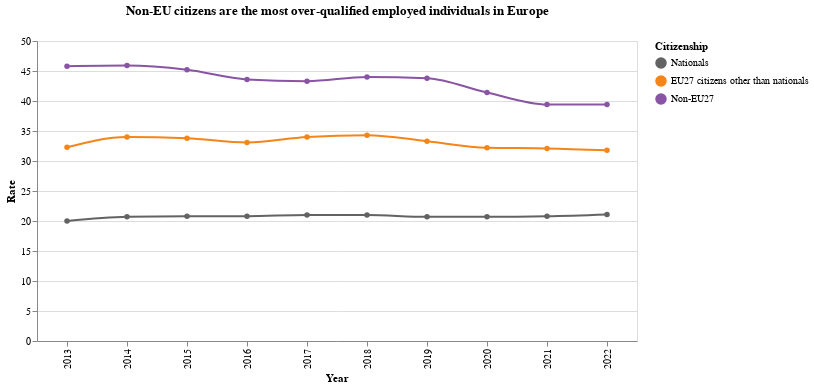

Here is the notebook cell this chart was saved with:
### Code cell
overquali_total = overquali[overquali['Type'] == 'Total']
dom= ['Nationals ','EU27 citizens other than nationals', 'Non-EU27']
rng= ['#636363','#F48518','#8A54A5']
alt.Chart(overquali_total).mark_line(interpolate='monotone', point = True).encode(
    x="Year:O",
    y="Rate:Q",
    color = alt.Color('Citizenship', scale=alt.Scale(domain=dom, range=rng)),
).properties(
    width=600,
    height=300,
    title={
      "text": ["Non-EU citizens are the most over-qualified employed individuals in Europe"], 
      "subtitle": [""],
    },
)

### Figure 1 — Vega-Lite specification as saved in the notebook (floating-point values rounded to 4 significant figures)
{"config": {"view": {"continuousWidth": 400, "continuousHeight": 300}}, "data": {"name": "data-54dc3b582cb822fac7d38931f6847813"}, "mark": {"type": "line", "interpolate": "monotone", "point": true}, "encoding": {"color": {"type": "nominal", "field": "Citizenship", "scale": {"domain": ["Nationals ", "EU27 citizens other than nationals", "Non-EU27"], "range": ["#636363", "#F48518", "#8A54A5"]}}, "x": {"type": "ordinal", "field": "Year"}, "y": {"type": "quantitative", "field": "Rate"}}, "height": 300, "title": {"text": ["Non-EU citizens are the most over-qualified employed individuals in Europe"], "subtitle": [""]}, "width": 600, "$schema": "https://vega.github.io/schema/vega-lite/v4.8.1.json", "datasets": {"data-54dc3b582cb822fac7d38931f6847813": [{"Citizenship": "Non-EU27", "Rate": 45.8, "Year": 2013, "Type": "Total"}, {"Citizenship": "Non-EU27", "Rate": 45.9, "Year": 2014, "Type": "Total"}, {"Citizenship": "Non-EU27", "Rate": 45.2, "Year": 2015, "Type": "Total"}, {"Citizenship": "Non-EU27", "Rate": 43.6, "Year": 2016, "Type": "Total"}, {"Citizenship": "Non-EU27", "Rate": 43.3, "Year": 2017, "Type": "Total"}, {"Citizenship": "Non-EU27", "Rate": 44.0, "Year": 2018, "Type": "Total"}, {"Citizenship": "Non-EU27", "Rate": 43.8, "Year": 2019, "Type": "Total"}, {"Citizenship": "Non-EU27", "Rate": 41.4, "Year": 2020, "Type": "Total"}, {"Citizenship": "Non-EU27", "Rate": 39.4, "Year": 2021, "Type": "Total"}, {"Citizenship": "Non-EU27", "Rate": 39.4, "Year": 2022, "Type": "Total"}, {"Citizenship": "Nationals ", "Rate": 20.0, "Year": 2013, "Type": "Total"}, {"Citizenship": "Nationals ", "Rate": 20.7, "Year": 2014, "Type": "Total"}, {"Citizenship": "Nationals ", "Rate": 20.8, "Year": 2015, "Type": "Total"}, {"Citizenship": "Nationals ", "Rate": 20.8, "Year": 2016, "Type": "Total"}, {"Citizenship": "Nationals ", "Rate": 21.0, "Year": 2017, "Type": "Total"}, {"Citizenship": "Nationals ", "Rate": 21.0, "Year": 2018, "Type": "Total"}, {"Citizenship": "Nationals ", "Rate": 20.7, "Year": 2019, "Type": "Total"}, {"Citizenship": "Nationals ", "Rate": 20.7, "Year": 2020, "Type": "Total"}, {"Citizenship": "Nationals ", "Rate": 20.8, "Year": 2021, "Type": "Total"}, {"Citizenship": "Nationals ", "Rate": 21.1, "Year": 2022, "Type": "Total"}, {"Citizenship": "EU27 citizens other than nationals", "Rate": 32.3, "Year": 2013, "Type": "Total"}, {"Citizenship": "EU27 citizens other than nationals", "Rate": 34.0, "Year": 2014, "Type": "Total"}, {"Citizenship": "EU27 citizens other than nationals", "Rate": 33.8, "Year": 2015, "Type": "Total"}, {"Citizenship": "EU27 citizens other than nationals", "Rate": 33.1, "Year": 2016, "Type": "Total"}, {"Citizenship": "EU27 citizens other than nationals", "Rate": 34.0, "Year": 2017, "Type": "Total"}, {"Citizenship": "EU27 citizens other than nationals", "Rate": 34.3, "Year": 2018, "Type": "Total"}, {"Citizenship": "EU27 citizens other than nationals", "Rate": 33.3, "Year": 2019, "Type": "Total"}, {"Citizenship": "EU27 citizens other than nationals", "Rate": 32.2, "Year": 2020, "Type": "Total"}, {"Citizenship": "EU27 citizens other than nationals", "Rate": 32.1, "Year": 2021, "Type": "Total"}, {"Citizenship": "EU27 citizens other than nationals", "Rate": 31.8, "Year": 2022, "Type": "Total"}]}}
